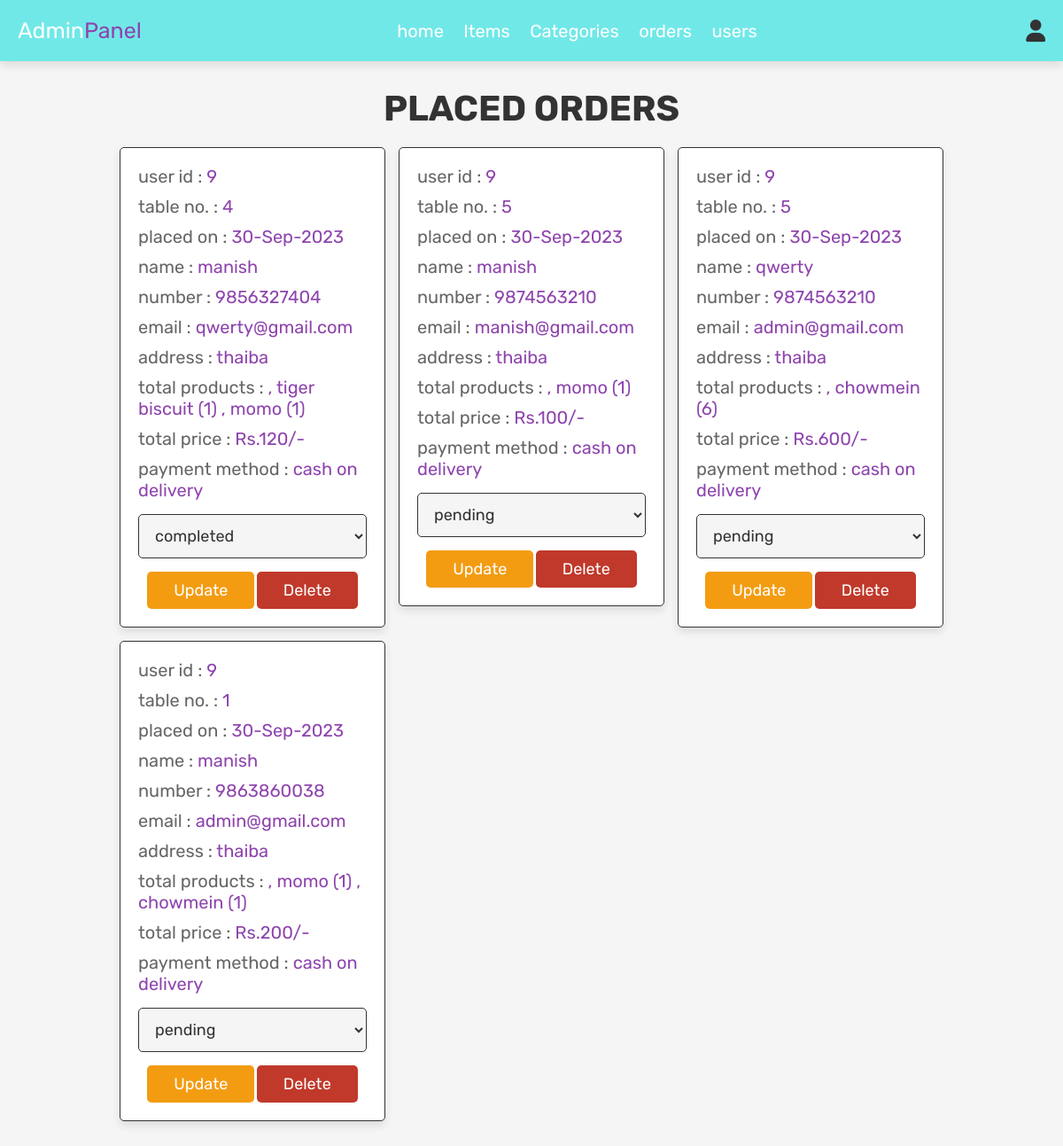
The page /admin_orders.php (signed in) on the database its author committed.
### tables this page shows
CREATE TABLE `orders` (
  `id` int(100) NOT NULL,
  `user_id` int(100) NOT NULL,
  `table_no` int(11) NOT NULL,
  `name` varchar(100) NOT NULL,
  `number` varchar(12) NOT NULL,
  `email` varchar(100) NOT NULL,
  `method` varchar(50) NOT NULL,
  `address` varchar(500) NOT NULL,
  `total_products` varchar(1000) NOT NULL,
  `total_price` int(100) NOT NULL,
  `placed_on` varchar(50) NOT NULL,
  `payment_status` varchar(20) NOT NULL DEFAULT 'pending'
);

### admin_orders.php (the view, shortened to what this page needs)
<?php
include 'config.php';
?>
<!DOCTYPE html>
<html lang="en">
<head>
   <link rel="stylesheet" href="https://cdnjs.cloudflare.com/ajax/libs/font-awesome/6.0.0/css/all.min.css">
   <link rel="stylesheet" href="css/admin_style.css?v=<?php echo time();?>">
</head>
<body>
<?php include 'admin_header.php'; ?>
<section class="orders">
   <h1 class="title">placed orders</h1>
   <div class="box-container">
      <?php
      $select_orders = mysqli_query($conn, "SELECT * FROM `orders`") or die('query failed');
      if(mysqli_num_rows($select_orders) > 0){
         while($fetch_orders = mysqli_fetch_assoc($select_orders)){
      ?>
      <div class="box">
         <p> user id : <span><?php echo $fetch_orders['user_id']; ?></span> </p>
         <p> table no. : <span><?php echo $fetch_orders['table_no']; ?></span> </p>
         <p> placed on : <span><?php echo $fetch_orders['placed_on']; ?></span> </p>
         <p> name : <span><?php echo $fetch_orders['name']; ?></span> </p>
         <p> number : <span><?php echo $fetch_orders['number']; ?></span> </p>
         <p> email : <span><?php echo $fetch_orders['email']; ?></span> </p>
         <p> address : <span><?php echo $fetch_orders['address']; ?></span> </p>
         <p> total products : <span><?php echo $fetch_orders['total_products']; ?></span> </p>
         <p> total price : <span>Rs.<?php echo $fetch_orders['total_price']; ?>/-</span> </p>
         <p> payment method : <span><?php echo $fetch_orders['method']; ?></span> </p>
         <form action="" method="post">
            <select name="update_payment">
               <option value="" selected disabled><?php echo $fetch_orders['payment_status']; ?></option>
            </select>
            <input type="submit" value="update" name="update_order" class="option-btn">
            <a href="admin_orders.php?delete=<?php echo $fetch_orders['id']; ?>" onclick="return confirm('delete this order?');" class="delete-btn">delete</a>
         </form>
      </div>
      <?php
         }
      }else{
         echo '<p class="empty">no orders placed yet!</p>';
      }
      ?>
   </div>
</section>
</body>
</html>

### css/admin_style.css (style rules this page uses)
:root { --purple:#8e44ad; --red:#c0392b; --orange:#f39c12; --black:#333; --white:#fff; --light-color:#666; --light-white:#ccc; --light-bg:#f5f5f5; --border:.1rem solid var(--black); --box-shadow:0 .5rem 1rem rgba(0,0,0,.1); }
* { font-family: 'Rubik', sans-serif; margin:0; padding:0; box-sizing: border-box; outline: none; border:none; text-decoration: none; transition:all .2s linear; }
html { font-size: 62.5%; overflow-x: hidden; }
body { background-color: var(--light-bg); }
section { padding:3rem 2rem; }
.title { text-align: center; margin-bottom: 2rem; text-transform: uppercase; color:var(--black); font-size: 4rem; }
.btn, .option-btn, .delete-btn, .white-btn { display: inline-block; margin-top: 1rem; padding:1rem 3rem; cursor: pointer; color:var(--white); font-size: 1.8rem; border-radius: .5rem; text-transform: capitalize; }
.option-btn { background-color: var(--orange); }
.delete-btn { background-color: var(--red); }
.orders .box-container { display: grid; grid-template-columns: repeat(auto-fit, 30rem); justify-content: center; gap:1.5rem; max-width: 1200px; margin:0 auto; align-items: flex-start; }
.orders .box-container .box { background-color: var(--white); padding:2rem; border:var(--border); box-shadow: var(--box-shadow); border-radius: .5rem; }
.orders .box-container .box p { padding-bottom: 1rem; font-size: 2rem; color:var(--light-color); }
.orders .box-container .box p span { color:var(--purple); }
.orders .box-container .box form { text-align: center; }
.orders .box-container .box form select { border-radius: .5rem; margin:.5rem 0; width: 100%; background-color: var(--light-bg); border:var(--border); padding:1.2rem 1.4rem; font-size: 1.8rem; color:var(--black); }

### rows shown on the page
orders: user "9", table_no "4", placed_on "30-Sep-2023", name "manish", number "9856327404", email "qwerty@gmail.com", address "thaiba", total_products ", tiger biscuit (1) , momo (1)", total_price "120", method "cash on delivery", update_payment "completed"
orders: user "9", table_no "5", placed_on "30-Sep-2023", name "manish", number "9874563210", email "manish@gmail.com", address "thaiba", total_products ", momo (1)", total_price "100", method "cash on delivery", update_payment "pending"
orders: user "9", table_no "5", placed_on "30-Sep-2023", name "qwerty", number "9874563210", email "admin@gmail.com", address "thaiba", total_products ", chowmein (6)", total_price "600", method "cash on delivery", update_payment "pending"
orders: user "9", table_no "1", placed_on "30-Sep-2023", name "manish", number "9863860038", email "admin@gmail.com", address "thaiba", total_products ", momo (1) , chowmein (1)", total_price "200", method "cash on delivery", update_payment "pending"
